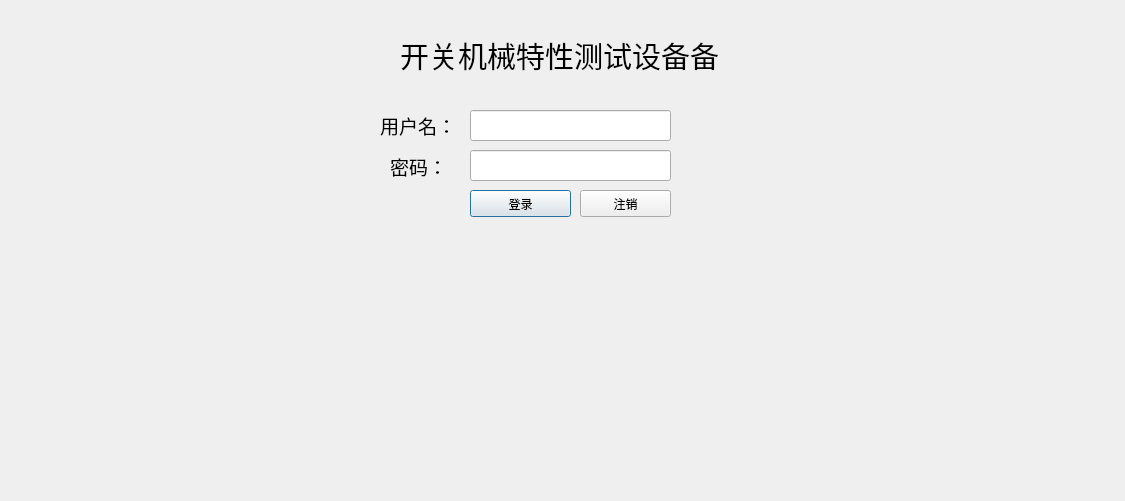
<?xml version="1.0" encoding="UTF-8"?>
<ui version="4.0">
 <class>Login</class>
 <widget class="QDialog" name="Login">
  <property name="geometry">
   <rect>
    <x>0</x>
    <y>0</y>
    <width>1125</width>
    <height>501</height>
   </rect>
  </property>
  <property name="windowTitle">
   <string>登录</string>
  </property>
  <property name="styleSheet">
   <string notr="true">border-image: url(:/new/prefix1/background/login.jpg);</string>
  </property>
  <widget class="QLabel" name="label_2">
   <property name="geometry">
    <rect>
     <x>380</x>
     <y>110</y>
     <width>91</width>
     <height>31</height>
    </rect>
   </property>
   <property name="font">
    <font>
     <pointsize>14</pointsize>
     <italic>false</italic>
    </font>
   </property>
   <property name="styleSheet">
    <string notr="true">border-image: \*url();
background-color:rgb(255,255,255,0)</string>
   </property>
   <property name="text">
    <string>用户名：</string>
   </property>
  </widget>
  <widget class="QLabel" name="label_3">
   <property name="geometry">
    <rect>
     <x>390</x>
     <y>146</y>
     <width>91</width>
     <height>41</height>
    </rect>
   </property>
   <property name="font">
    <font>
     <pointsize>14</pointsize>
    </font>
   </property>
   <property name="styleSheet">
    <string notr="true">border-image: \*url();
background-color:rgb(255,255,255,0)</string>
   </property>
   <property name="text">
    <string>密码：</string>
   </property>
  </widget>
  <widget class="QLineEdit" name="user_name">
   <property name="geometry">
    <rect>
     <x>470</x>
     <y>110</y>
     <width>201</width>
     <height>31</height>
    </rect>
   </property>
   <property name="styleSheet">
    <string notr="true">background-color:rgb(255,255,255,100);
border-image: \*url()</string>
   </property>
  </widget>
  <widget class="QLineEdit" name="password">
   <property name="geometry">
    <rect>
     <x>470</x>
     <y>150</y>
     <width>201</width>
     <height>31</height>
    </rect>
   </property>
   <property name="styleSheet">
    <string notr="true">background-color:rgb(255,255,255,100);
border-image: \*url()</string>
   </property>
   <property name="echoMode">
    <enum>QLineEdit::Password</enum>
   </property>
  </widget>
  <widget class="QPushButton" name="btn_login">
   <property name="geometry">
    <rect>
     <x>470</x>
     <y>190</y>
     <width>101</width>
     <height>27</height>
    </rect>
   </property>
   <property name="styleSheet">
    <string notr="true">border-image: \*url();
background-color:rgb(255,255,255,150)</string>
   </property>
   <property name="text">
    <string>登录</string>
   </property>
  </widget>
  <widget class="QPushButton" name="btn_logout">
   <property name="geometry">
    <rect>
     <x>580</x>
     <y>190</y>
     <width>91</width>
     <height>27</height>
    </rect>
   </property>
   <property name="styleSheet">
    <string notr="true">border-image: \*url();
background-color:rgb(255,255,255,150)</string>
   </property>
   <property name="text">
    <string>注销</string>
   </property>
  </widget>
  <widget class="QLabel" name="label">
   <property name="geometry">
    <rect>
     <x>400</x>
     <y>20</y>
     <width>331</width>
     <height>71</height>
    </rect>
   </property>
   <property name="font">
    <font>
     <pointsize>22</pointsize>
     <kerning>false</kerning>
    </font>
   </property>
   <property name="styleSheet">
    <string notr="true">border-image: \*url();
background-color:rgb(255,255,255,0)</string>
   </property>
   <property name="text">
    <string>开关机械特性测试设备备</string>
   </property>
  </widget>
 </widget>
 <resources/>
 <connections/>
</ui>
